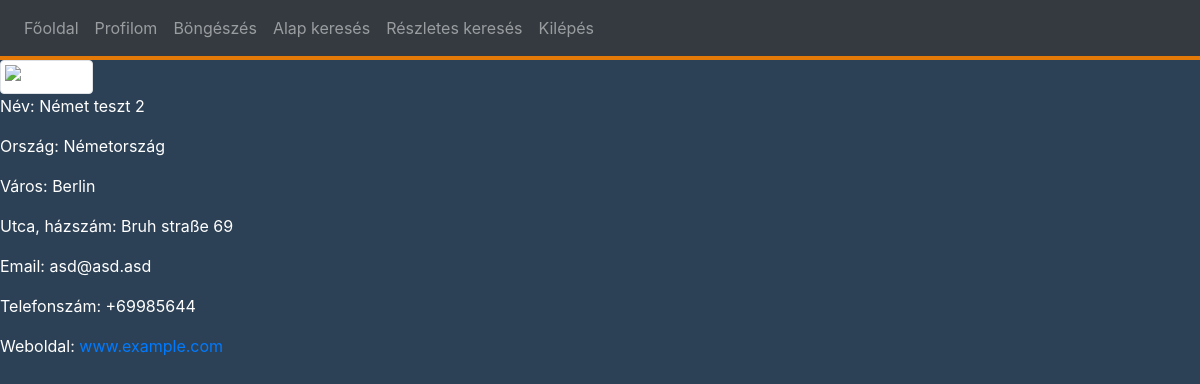
Screenshot of /index.php?page=profile&id=4 (signed in) with the database file from the repository.
### tables this page shows
CREATE TABLE `companies` (
  `compID` int(10) NOT NULL,
  `name` varchar(120) NOT NULL,
  `townID` int(10) NOT NULL,
  `street` varchar(120) NOT NULL,
  `houseNumber` int(10) NOT NULL,
  `email` varchar(120) NOT NULL,
  `phoneNumber` varchar(15) NOT NULL,
  `webpage` varchar(120) NOT NULL,
  `username` varchar(50) NOT NULL,
  `password` varchar(32) NOT NULL
);

CREATE TABLE `countries` (
  `countryID` varchar(3) NOT NULL,
  `name` varchar(120) NOT NULL
);

CREATE TABLE `towns` (
  `townID` int(10) NOT NULL,
  `name` varchar(120) NOT NULL,
  `countryID` varchar(3) NOT NULL
);

### controller/profile.php (called while the page is built, shortened)
<?php
    $company = new Company();
    $country = new Country();
    $town = new Town();
    $id = $_REQUEST['id'];
    if($_SESSION["type"]=="driver"){
        if(!in_array($id,$company->companiesList($conn))){
            header('Location: index.php?page=404');
            exit();
        }else{
            $company->set_user($id,$conn);
            $town->set_town($company->get_townID(),$conn);
            $country->set_country($town->get_country(),$conn);
        }
    }
include 'view/profile.php';
?>

### model/Company.php (called while the page is built, shortened)
<?php
class Company {
    private $name;
    private $street;
    private $houseNumber;
    private $email;
    private $phoneNumber;
    private $webpage;
    public function set_user($id, $conn) {
        $sql = "SELECT compID, `name`, townID, street, houseNumber, email, phoneNumber, webpage, username, `password` FROM companies";
        $sql .= " WHERE compID = ".mysqli_real_escape_string($conn,$id)." ";
        $result = $conn->query($sql);
        if ($conn->query($sql)) {
            if ($result->num_rows > 0) {
                $row = $result->fetch_assoc();
                $this->name = $row['name'];
                $this->street = $row['street'];
                $this->houseNumber = $row['houseNumber'];
                $this->email = $row['email'];
                $this->phoneNumber = $row['phoneNumber'];
                $this->webpage = $row['webpage'];
        }
        else {
            echo "Error: " . $sql . "<br>" . $conn->error;
        }
        }
    }
    public function get_name(){
        return $this->name;
    }
    public function get_street(){
        return $this->street;
    }
    public function get_houseNumber(){
        return $this->houseNumber;
    }
    public function get_email(){
        return $this->email;
    }
    public function get_phone(){
        return $this->phoneNumber;
    }
    public function get_webpage(){
        return $this->webpage;
    }
}
?>

### model/Country.php (called while the page is built, shortened)
<?php
class Country{
    private $name;
    public function set_country($id, $conn) {
        $sql = "SELECT countryID, name FROM countries";
        $sql .= " WHERE countryID LIKE '".mysqli_real_escape_string($conn,$id)."' ";
        $result = $conn->query($sql);
        if ($conn->query($sql)) {
            if ($result->num_rows > 0) {
                $row = $result->fetch_assoc();
                $this->name = $row['name'];
        }
        else {
            echo "Error: " . $sql . "<br>" . $conn->error;
        }
        }
    }
    public function get_name(){
        return $this->name;
    }
}
?>

### model/Town.php (called while the page is built, shortened)
<?php
class Town{
    private $name;
    public function set_town($id, $conn) {
        $sql = "SELECT townID, name, countryID FROM towns";
        $sql .= " WHERE townID LIKE '".mysqli_real_escape_string($conn,$id)."' ";
        $result = $conn->query($sql);
        if ($conn->query($sql)) {
            if ($result->num_rows > 0) {
                $row = $result->fetch_assoc();
                $this->name = $row['name'];
        }
        else {
            echo "Error: " . $sql . "<br>" . $conn->error;
        }
        }
    }
    public function get_name(){
        return $this->name;
    }
}
?>

### view/profile.php (the view, shortened to what this page needs)
<?php
    if($_SESSION["type"]=="driver"){
?>
<img src="https://external-content.duckduckgo.com/iu/?u=https%3A%2F%2Fi.pinimg.com%2F736x%2F65%2F25%2Fa0%2F6525a08f1df98a2e3a545fe2ace4be47.jpg&f=1&nofb=1" alt="Profilkép" class="img-thumbnail img-responsive">
<p>Név: <?php echo $company->get_name()?></p>
<p>Ország: <?php echo $country->get_name() ?></p>
<p>Város: <?php echo $town->get_name()?></p>
<p>Utca, házszám: <?php echo $company->get_street()." ".$company->get_houseNumber()?></p>
<p>Email: <?php echo $company->get_email()?></p>
<p>Telefonszám: <?php echo $company->get_phone()?></p>
<p>Weboldal: <?php echo "<a href='https://".$company->get_webpage()."' target='_blank'>".$company->get_webpage()."</a>"?>
<?php
}
?>

### css/style.css (style rules this page uses)
.bbody { background-color: #2d4156; color: white; }

### rows the page displays
companies: name "Német teszt 2", street "Bruh straße", houseNumber "69", email "asd@asd.asd", phoneNumber "+69985644", webpage "www.example.com"
countries: name "Németország"
towns: name "Berlin"

### other values shown
$value "Főoldal"
$value "Profilom"
$value "Böngészés"
$value "Alap keresés"
$value "Részletes keresés"
